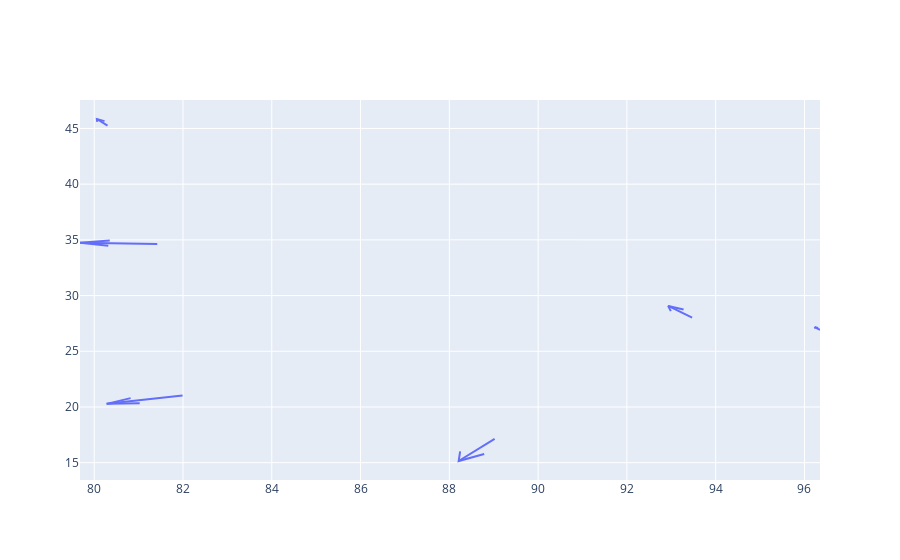

This figure's notebook cell:
### Code cell
plot_ff_quiver_plotly(week1, 2018090600, 75, 38)

### Figure 1 — Plotly figure (JSON) as saved in the notebook; plotly's stock layout.template omitted (floating-point values rounded to 4 significant figures)
{"data": [{"mode": "lines", "type": "scatter", "x": [96.35, 96.23, null, 80.3, 80.06, null, 81.42, 79.68, null, 93.47, 92.93, null, 81.99, 80.28, null, 89.02, 88.21, null, 96.31, 96.23, 96.24, null, 80.23, 80.06, 80.07, null, 80.35, 79.68, 80.32, null, 93.28, 92.93, 92.99, null, 80.82, 80.28, 81.03, null, 88.24, 88.21, 88.79, null], "y": [26.92, 27.16, null, 45.25, 45.85, null, 34.63, 34.75, null, 28.02, 29.07, null, 21.03, 20.28, null, 17.13, 15.15, null, 27.09, 27.16, 27.05, null, 45.66, 45.85, 45.59, null, 34.94, 34.75, 34.47, null, 28.75, 29.07, 28.6, null, 20.8, 20.28, 20.33, null, 16.01, 15.15, 15.78, null]}], "layout": {"hovermode": "closest"}}
